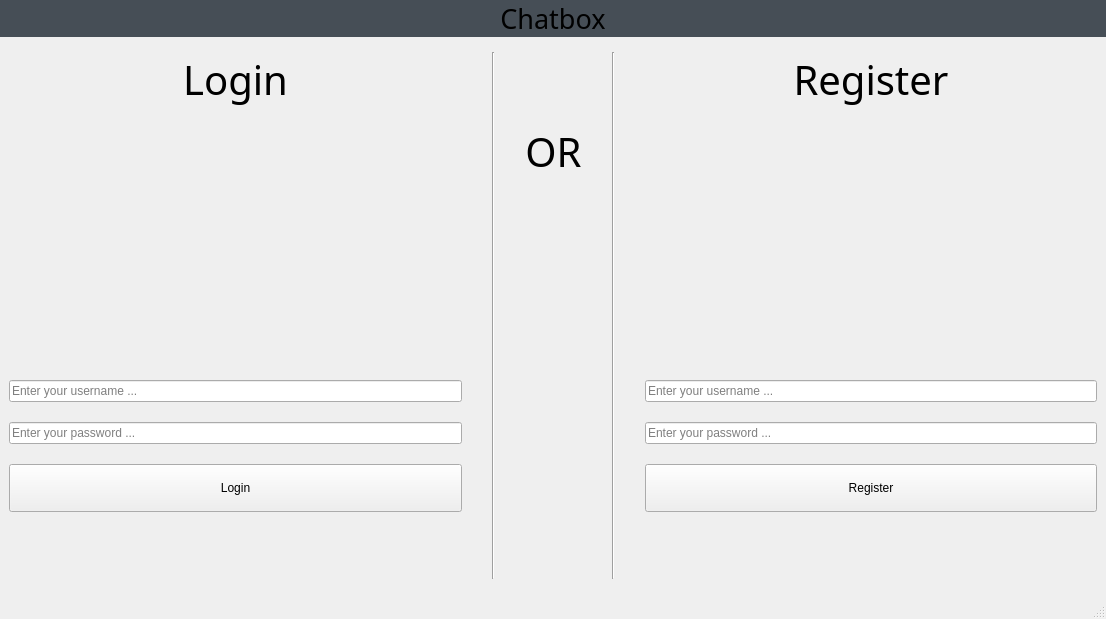
<?xml version="1.0" encoding="UTF-8"?>
<ui version="4.0">
 <class>MainWindow</class>
 <widget class="QMainWindow" name="MainWindow">
  <property name="geometry">
   <rect>
    <x>0</x>
    <y>0</y>
    <width>1106</width>
    <height>619</height>
   </rect>
  </property>
  <property name="font">
   <font>
    <family>Century Gothic</family>
   </font>
  </property>
  <property name="windowTitle">
   <string>MainWindow</string>
  </property>
  <property name="styleSheet">
   <string notr="true">QPushButton{
	/*background-color: rgb(255, 255, 255);
	color: rgb(0, 0, 0);
	border: 0px;
	margin: 5px;*/
	height: 40px;
}</string>
  </property>
  <widget class="QWidget" name="centralwidget">
   <property name="layoutDirection">
    <enum>Qt::LeftToRight</enum>
   </property>
   <property name="autoFillBackground">
    <bool>false</bool>
   </property>
   <layout class="QGridLayout" name="gridLayout_6">
    <property name="leftMargin">
     <number>0</number>
    </property>
    <property name="topMargin">
     <number>0</number>
    </property>
    <property name="rightMargin">
     <number>0</number>
    </property>
    <item row="0" column="0">
     <widget class="QLabel" name="headerLabel">
      <property name="font">
       <font>
        <family>Century Gothic</family>
        <pointsize>20</pointsize>
       </font>
      </property>
      <property name="styleSheet">
       <string notr="true">background-color: #464e56
</string>
      </property>
      <property name="frameShape">
       <enum>QFrame::NoFrame</enum>
      </property>
      <property name="frameShadow">
       <enum>QFrame::Plain</enum>
      </property>
      <property name="text">
       <string>Chatbox</string>
      </property>
      <property name="alignment">
       <set>Qt::AlignCenter</set>
      </property>
      <property name="indent">
       <number>0</number>
      </property>
     </widget>
    </item>
    <item row="1" column="0">
     <widget class="QStackedWidget" name="sceneWidget">
      <property name="currentIndex">
       <number>1</number>
      </property>
      <widget class="QWidget" name="loadingPage">
       <layout class="QGridLayout" name="gridLayout_2">
        <item row="3" column="0">
         <widget class="QLabel" name="gif_label">
          <property name="text">
           <string/>
          </property>
          <property name="alignment">
           <set>Qt::AlignCenter</set>
          </property>
         </widget>
        </item>
        <item row="1" column="0">
         <layout class="QVBoxLayout" name="verticalLayout">
          <property name="spacing">
           <number>0</number>
          </property>
          <item>
           <widget class="QLabel" name="loadingStatusLabel">
            <property name="font">
             <font>
              <family>Century Gothic</family>
              <pointsize>28</pointsize>
             </font>
            </property>
            <property name="text">
             <string>Status</string>
            </property>
            <property name="alignment">
             <set>Qt::AlignCenter</set>
            </property>
           </widget>
          </item>
          <item>
           <widget class="QLabel" name="loadingErrorLabel">
            <property name="font">
             <font>
              <family>Century Gothic</family>
              <pointsize>20</pointsize>
             </font>
            </property>
            <property name="text">
             <string>Error</string>
            </property>
            <property name="alignment">
             <set>Qt::AlignHCenter|Qt::AlignTop</set>
            </property>
           </widget>
          </item>
         </layout>
        </item>
       </layout>
      </widget>
      <widget class="QWidget" name="welcomePage">
       <layout class="QGridLayout" name="gridLayout_3">
        <item row="0" column="0">
         <layout class="QHBoxLayout" name="horizontalLayout_3">
          <property name="spacing">
           <number>30</number>
          </property>
          <item>
           <layout class="QFormLayout" name="login_formLayout">
            <property name="horizontalSpacing">
             <number>0</number>
            </property>
            <item row="0" column="1">
             <widget class="QLabel" name="loginLabel">
              <property name="font">
               <font>
                <family>Century Gothic</family>
                <pointsize>30</pointsize>
               </font>
              </property>
              <property name="text">
               <string>Login</string>
              </property>
              <property name="alignment">
               <set>Qt::AlignCenter</set>
              </property>
             </widget>
            </item>
            <item row="1" column="1">
             <layout class="QFormLayout" name="formLayout_6">
              <property name="horizontalSpacing">
               <number>0</number>
              </property>
              <property name="verticalSpacing">
               <number>20</number>
              </property>
              <property name="topMargin">
               <number>200</number>
              </property>
              <item row="1" column="1">
               <widget class="QLineEdit" name="login_UsernameEdit">
                <property name="maxLength">
                 <number>30</number>
                </property>
                <property name="placeholderText">
                 <string>Enter your username ...</string>
                </property>
                <property name="clearButtonEnabled">
                 <bool>true</bool>
                </property>
               </widget>
              </item>
              <item row="2" column="1">
               <widget class="QLineEdit" name="login_PasswordEdit">
                <property name="maxLength">
                 <number>64</number>
                </property>
                <property name="echoMode">
                 <enum>QLineEdit::Password</enum>
                </property>
                <property name="placeholderText">
                 <string>Enter your password ...</string>
                </property>
                <property name="clearButtonEnabled">
                 <bool>true</bool>
                </property>
               </widget>
              </item>
              <item row="3" column="1">
               <widget class="QPushButton" name="login_Button">
                <property name="text">
                 <string>Login</string>
                </property>
               </widget>
              </item>
              <item row="0" column="1">
               <widget class="QLabel" name="login_statusLabel">
                <property name="font">
                 <font>
                  <family>Century Gothic</family>
                  <pointsize>13</pointsize>
                  <weight>50</weight>
                  <bold>false</bold>
                 </font>
                </property>
                <property name="text">
                 <string/>
                </property>
               </widget>
              </item>
             </layout>
            </item>
           </layout>
          </item>
          <item>
           <widget class="Line" name="line_2">
            <property name="orientation">
             <enum>Qt::Vertical</enum>
            </property>
           </widget>
          </item>
          <item>
           <layout class="QGridLayout" name="gridLayout_8">
            <property name="bottomMargin">
             <number>100</number>
            </property>
            <item row="1" column="0">
             <widget class="QLabel" name="welcome_loading_label">
              <property name="text">
               <string/>
              </property>
             </widget>
            </item>
            <item row="0" column="0">
             <widget class="QLabel" name="or_label">
              <property name="font">
               <font>
                <family>Century Gothic</family>
                <pointsize>30</pointsize>
               </font>
              </property>
              <property name="text">
               <string>OR</string>
              </property>
              <property name="alignment">
               <set>Qt::AlignCenter</set>
              </property>
             </widget>
            </item>
           </layout>
          </item>
          <item>
           <widget class="Line" name="line">
            <property name="orientation">
             <enum>Qt::Vertical</enum>
            </property>
           </widget>
          </item>
          <item>
           <layout class="QFormLayout" name="register_formLayout">
            <property name="horizontalSpacing">
             <number>0</number>
            </property>
            <item row="0" column="1">
             <widget class="QLabel" name="registrationLabel">
              <property name="font">
               <font>
                <family>Century Gothic</family>
                <pointsize>30</pointsize>
               </font>
              </property>
              <property name="text">
               <string>Register</string>
              </property>
              <property name="alignment">
               <set>Qt::AlignCenter</set>
              </property>
             </widget>
            </item>
            <item row="1" column="1">
             <layout class="QFormLayout" name="registrationLayout">
              <property name="horizontalSpacing">
               <number>0</number>
              </property>
              <property name="verticalSpacing">
               <number>20</number>
              </property>
              <property name="topMargin">
               <number>200</number>
              </property>
              <item row="1" column="1">
               <widget class="QLineEdit" name="registration_UsernameEdit">
                <property name="maxLength">
                 <number>30</number>
                </property>
                <property name="placeholderText">
                 <string>Enter your username ...</string>
                </property>
                <property name="clearButtonEnabled">
                 <bool>true</bool>
                </property>
               </widget>
              </item>
              <item row="2" column="1">
               <widget class="QLineEdit" name="registration_PasswordEdit">
                <property name="maxLength">
                 <number>64</number>
                </property>
                <property name="echoMode">
                 <enum>QLineEdit::Password</enum>
                </property>
                <property name="placeholderText">
                 <string>Enter your password ...</string>
                </property>
                <property name="clearButtonEnabled">
                 <bool>true</bool>
                </property>
               </widget>
              </item>
              <item row="3" column="1">
               <widget class="QPushButton" name="registration_Button">
                <property name="text">
                 <string>Register</string>
                </property>
               </widget>
              </item>
              <item row="0" column="1">
               <widget class="QLabel" name="registration_statusLabel">
                <property name="font">
                 <font>
                  <family>Century Gothic</family>
                  <pointsize>13</pointsize>
                 </font>
                </property>
                <property name="text">
                 <string/>
                </property>
               </widget>
              </item>
             </layout>
            </item>
           </layout>
          </item>
         </layout>
        </item>
       </layout>
      </widget>
      <widget class="QWidget" name="mainPage">
       <property name="sizePolicy">
        <sizepolicy hsizetype="Expanding" vsizetype="Expanding">
         <horstretch>0</horstretch>
         <verstretch>0</verstretch>
        </sizepolicy>
       </property>
       <layout class="QGridLayout" name="gridLayout_5">
        <property name="leftMargin">
         <number>0</number>
        </property>
        <property name="topMargin">
         <number>0</number>
        </property>
        <property name="rightMargin">
         <number>0</number>
        </property>
        <property name="bottomMargin">
         <number>0</number>
        </property>
        <property name="spacing">
         <number>0</number>
        </property>
        <item row="0" column="0">
         <layout class="QHBoxLayout" name="horizontalLayout">
          <property name="spacing">
           <number>0</number>
          </property>
          <item>
           <widget class="QWidget" name="leftLayout" native="true">
            <property name="maximumSize">
             <size>
              <width>200</width>
              <height>16777215</height>
             </size>
            </property>
            <layout class="QGridLayout" name="gridLayout">
             <property name="leftMargin">
              <number>0</number>
             </property>
             <property name="topMargin">
              <number>0</number>
             </property>
             <property name="bottomMargin">
              <number>0</number>
             </property>
             <property name="spacing">
              <number>0</number>
             </property>
             <item row="0" column="0">
              <widget class="QGroupBox" name="headerBox">
               <property name="minimumSize">
                <size>
                 <width>0</width>
                 <height>0</height>
                </size>
               </property>
               <property name="maximumSize">
                <size>
                 <width>200</width>
                 <height>150</height>
                </size>
               </property>
               <property name="baseSize">
                <size>
                 <width>0</width>
                 <height>100</height>
                </size>
               </property>
               <property name="title">
                <string/>
               </property>
               <layout class="QGridLayout" name="gridLayout_7">
                <property name="leftMargin">
                 <number>0</number>
                </property>
                <property name="topMargin">
                 <number>0</number>
                </property>
                <property name="rightMargin">
                 <number>0</number>
                </property>
                <property name="bottomMargin">
                 <number>0</number>
                </property>
                <property name="spacing">
                 <number>0</number>
                </property>
                <item row="1" column="0">
                 <widget class="QLabel" name="label">
                  <property name="text">
                   <string>Status</string>
                  </property>
                  <property name="alignment">
                   <set>Qt::AlignLeading|Qt::AlignLeft|Qt::AlignTop</set>
                  </property>
                  <property name="wordWrap">
                   <bool>true</bool>
                  </property>
                 </widget>
                </item>
                <item row="0" column="0">
                 <widget class="QPushButton" name="pushButton_2">
                  <property name="enabled">
                   <bool>false</bool>
                  </property>
                  <property name="text">
                   <string>Online/Offline/DND</string>
                  </property>
                 </widget>
                </item>
                <item row="2" column="0">
                 <layout class="QHBoxLayout" name="horizontalLayout_2">
                  <property name="spacing">
                   <number>0</number>
                  </property>
                  <item>
                   <widget class="QPushButton" name="chat_button">
                    <property name="text">
                     <string>Chats</string>
                    </property>
                   </widget>
                  </item>
                  <item>
                   <widget class="QPushButton" name="contacts_button">
                    <property name="enabled">
                     <bool>false</bool>
                    </property>
                    <property name="text">
                     <string>Contacts</string>
                    </property>
                   </widget>
                  </item>
                 </layout>
                </item>
               </layout>
              </widget>
             </item>
             <item row="1" column="0">
              <layout class="QGridLayout" name="left_bottom_layout">
               <property name="spacing">
                <number>0</number>
               </property>
               <item row="0" column="0">
                <widget class="QStackedWidget" name="chat_contacts_stackedWidget">
                 <property name="currentIndex">
                  <number>0</number>
                 </property>
                 <widget class="QWidget" name="chats_page">
                  <layout class="QGridLayout" name="gridLayout_10">
                   <property name="leftMargin">
                    <number>0</number>
                   </property>
                   <property name="topMargin">
                    <number>0</number>
                   </property>
                   <property name="rightMargin">
                    <number>0</number>
                   </property>
                   <property name="bottomMargin">
                    <number>0</number>
                   </property>
                   <property name="spacing">
                    <number>0</number>
                   </property>
                   <item row="0" column="0">
                    <widget class="QScrollArea" name="scrollArea">
                     <property name="widgetResizable">
                      <bool>true</bool>
                     </property>
                     <property name="alignment">
                      <set>Qt::AlignLeading|Qt::AlignLeft|Qt::AlignTop</set>
                     </property>
                     <widget class="QWidget" name="chats_scroll_area">
                      <property name="geometry">
                       <rect>
                        <x>0</x>
                        <y>0</y>
                        <width>98</width>
                        <height>28</height>
                       </rect>
                      </property>
                      <layout class="QGridLayout" name="gridLayout_12">
                       <property name="sizeConstraint">
                        <enum>QLayout::SetNoConstraint</enum>
                       </property>
                       <property name="leftMargin">
                        <number>0</number>
                       </property>
                       <property name="topMargin">
                        <number>0</number>
                       </property>
                       <property name="rightMargin">
                        <number>0</number>
                       </property>
                       <property name="bottomMargin">
                        <number>0</number>
                       </property>
                       <property name="spacing">
                        <number>0</number>
                       </property>
                       <item row="0" column="0">
                        <layout class="QGridLayout" name="chats_grid_layout">
                         <property name="spacing">
                          <number>0</number>
                         </property>
                        </layout>
                       </item>
                      </layout>
                     </widget>
                    </widget>
                   </item>
                  </layout>
                 </widget>
                 <widget class="QWidget" name="contacts_page">
                  <layout class="QGridLayout" name="gridLayout_11">
                   <property name="leftMargin">
                    <number>0</number>
                   </property>
                   <property name="topMargin">
                    <number>0</number>
                   </property>
                   <property name="rightMargin">
                    <number>0</number>
                   </property>
                   <property name="bottomMargin">
                    <number>0</number>
                   </property>
                   <property name="spacing">
                    <number>0</number>
                   </property>
                   <item row="0" column="0">
                    <widget class="QScrollArea" name="scrollArea_2">
                     <property name="widgetResizable">
                      <bool>true</bool>
                     </property>
                     <property name="alignment">
                      <set>Qt::AlignHCenter|Qt::AlignTop</set>
                     </property>
                     <widget class="QWidget" name="contacts_scroll_area">
                      <property name="geometry">
                       <rect>
                        <x>0</x>
                        <y>0</y>
                        <width>98</width>
                        <height>28</height>
                       </rect>
                      </property>
                      <layout class="QGridLayout" name="gridLayout_14">
                       <property name="leftMargin">
                        <number>0</number>
                       </property>
                       <property name="topMargin">
                        <number>0</number>
                       </property>
                       <property name="rightMargin">
                        <number>0</number>
                       </property>
                       <property name="bottomMargin">
                        <number>0</number>
                       </property>
                       <property name="spacing">
                        <number>0</number>
                       </property>
                       <item row="0" column="0">
                        <layout class="QGridLayout" name="contacts_grid_layout">
                         <property name="spacing">
                          <number>0</number>
                         </property>
                        </layout>
                       </item>
                      </layout>
                     </widget>
                    </widget>
                   </item>
                  </layout>
                 </widget>
                </widget>
               </item>
              </layout>
             </item>
            </layout>
           </widget>
          </item>
          <item>
           <widget class="QStackedWidget" name="stackedWidget_2">
            <property name="minimumSize">
             <size>
              <width>250</width>
              <height>0</height>
             </size>
            </property>
            <property name="frameShape">
             <enum>QFrame::Panel</enum>
            </property>
           </widget>
          </item>
         </layout>
        </item>
       </layout>
      </widget>
     </widget>
    </item>
   </layout>
  </widget>
  <widget class="QMenuBar" name="menubar">
   <property name="geometry">
    <rect>
     <x>0</x>
     <y>0</y>
     <width>1106</width>
     <height>21</height>
    </rect>
   </property>
  </widget>
  <widget class="QStatusBar" name="statusbar"/>
 </widget>
 <resources/>
 <connections/>
</ui>
